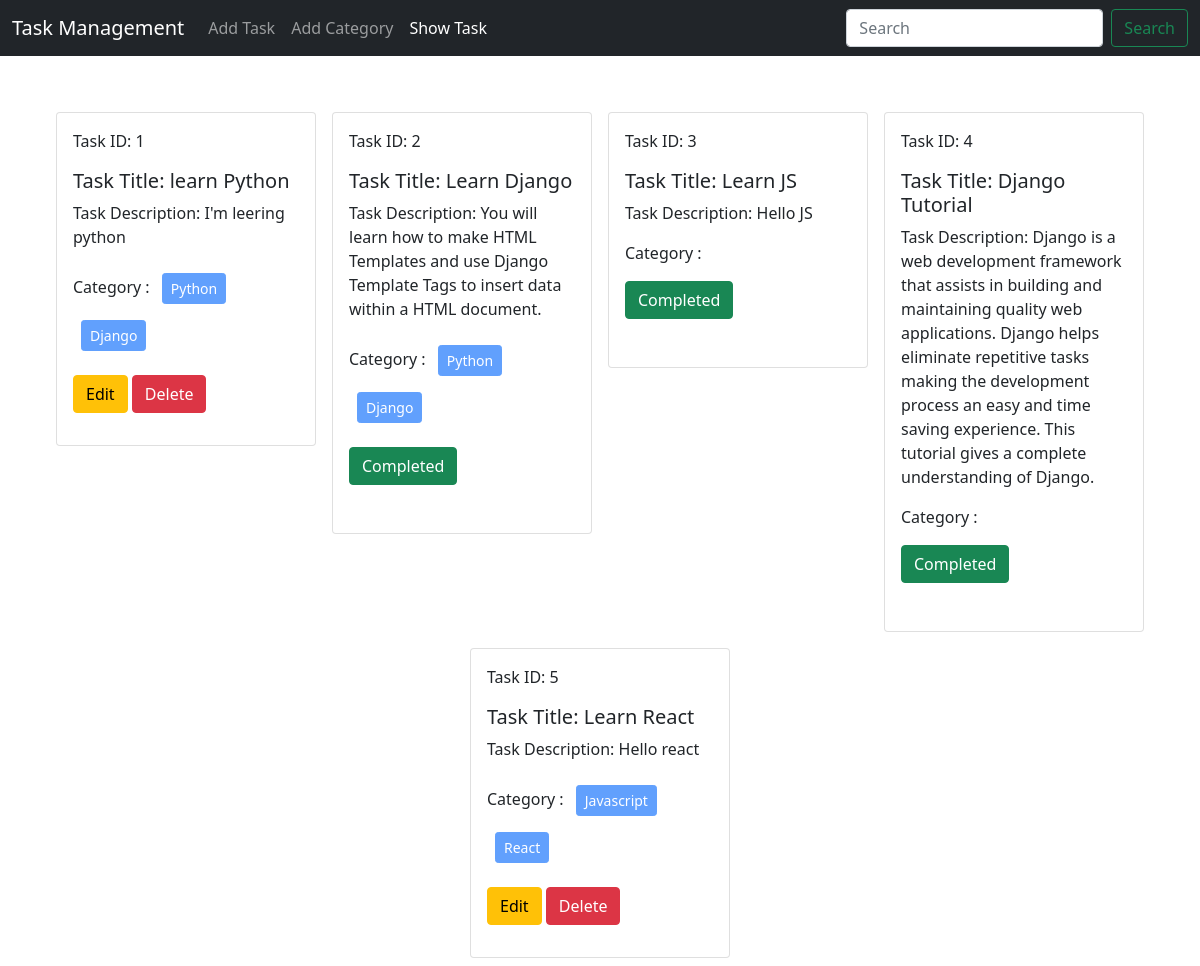
/show/, run on an earlier commit of the app's database.
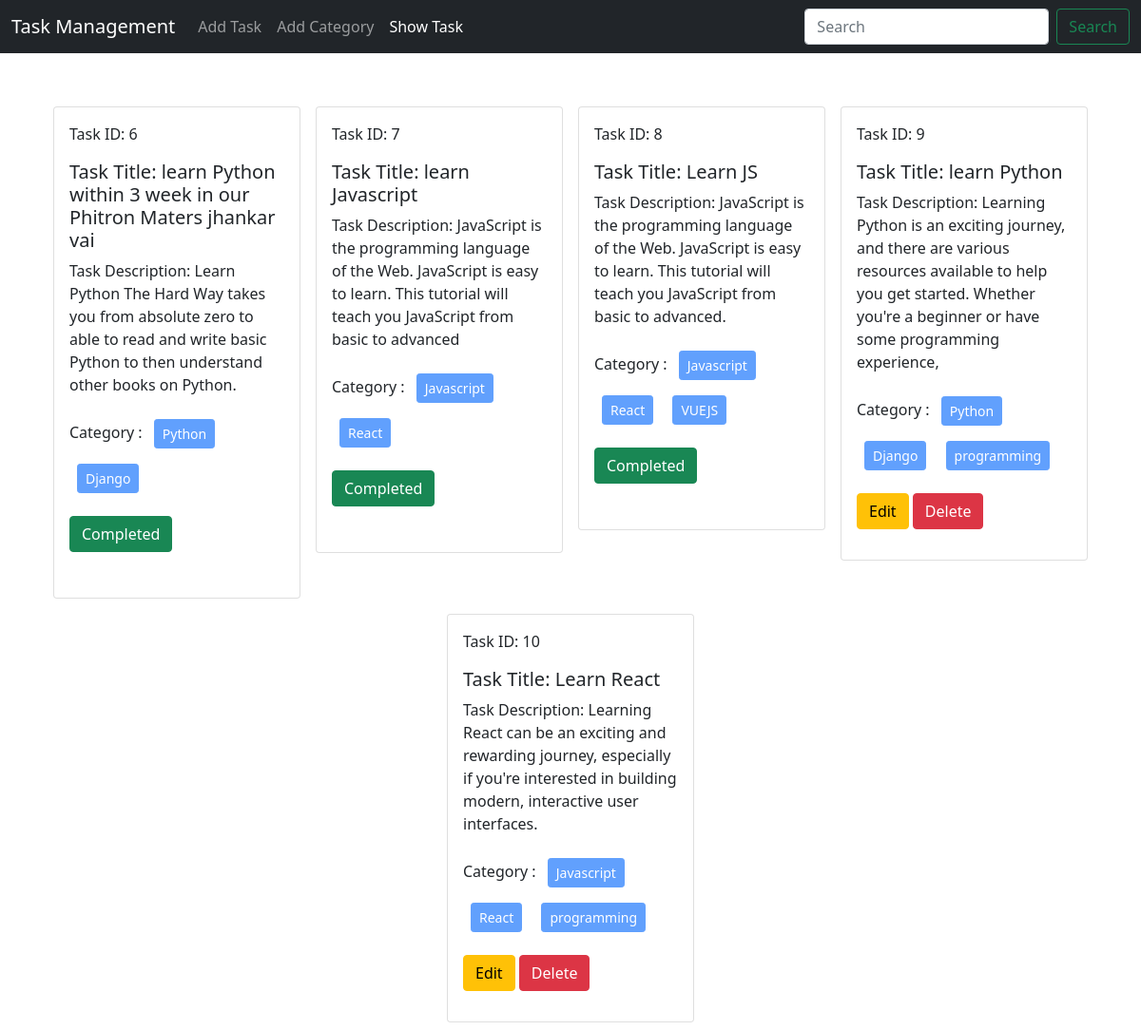
And on a later commit of the database.
### task/models.py (models this page shows)
class TaskModel(models.Model):
    taskTitle = models.CharField(max_length=200)
    taskDescription = models.TextField()
    category = models.ManyToManyField(TaskCategory)
    is_completed = models.BooleanField(default=False)
    taskAssignDate = models.DateField(auto_now_add=True)
    def __str__(self):
        return self.taskTitle

### category/models.py (models this page shows, shortened)
class TaskCategory(models.Model):
    name = models.CharField(max_length=255)

### task/views.py (the view)
# urls.py: path('show/', views.show_task, name='show_task'),
def show_task(request):
    data = TaskModel.objects.all()
    return render(request, 'show_task.html', {'data' : data})

### task/templates/show_task.html
{% extends 'base.html' %} {% block content %}
<div class="d-flex flex-wrap justify-content-center px-5 pt-5">
  {% for show in data %}
  <div class="col-sm-3">
    <div class="card m-2">
      <div class="card-body" >
          <p class="card-text">Task ID: {{show.id}}</p>
        <h5 class="card-title">Task Title: {{show.taskTitle}}</h5>
        <p class="card-text"><span class="font-weight-bold">Task Description:</span> {{show.taskDescription}}</p>
        <p>
          Category : {% for cat in show.category.all %}
          <button class="btn btn-primary btn-sm m-2" disabled >{{cat.name }} </button>
          {% endfor %}
        </p>
        <p>
            {% if show.is_completed %}
          <p class="btn btn-success">Completed</p>
        {% else %}
        <a href="{% url 'edit_task' show.id %}" class="btn btn-warning">Edit</a>
        <a href="{% url 'delete_task' show.id %}" class="btn btn-danger">Delete</a>
        {% endif %}
        </p>
      </div>
    </div>
  </div>
  {% endfor %}
</div>
{% endblock %}

### templates/base.html (shortened to what this page needs)
<!DOCTYPE html>
<html lang="en">
  <head>
    <link
      href="https://cdn.jsdelivr.net/npm/bootstrap@5.0.2/dist/css/bootstrap.min.css"
      rel="stylesheet"
    />
  </head>
  <body>
    <nav class="navbar navbar-expand-lg navbar-dark bg-dark">
      <div class="container-fluid">
        <a class="navbar-brand" href="{% url 'show_task' %}">Task Management</a>
        <div class="collapse navbar-collapse" id="navbarSupportedContent">
          <ul class="navbar-nav me-auto mb-2 mb-lg-0">
            <li class="nav-item">
              <a class="nav-link" href="{% url 'add_task' %}">Add Task</a>
            </li>
            <li class="nav-item">
              <a class="nav-link" href="{% url 'add_category' %}">Add Category</a>
            </li>
            <li class="nav-item">
                <a class="nav-link active" aria-current="page" href="{% url 'show_task' %}">Show Task</a>
              </li>
          </ul>
          <form class="d-flex">
            <input
              class="form-control me-2"
              type="search"
              placeholder="Search"
              aria-label="Search"
            />
            <button class="btn btn-outline-success" type="submit">
              Search
            </button>
          </form>
        </div>
      </div>
    </nav>
    {% block content %}
    {% endblock %}
  </body>
</html>

What changed in the data, as far as the page shows it:
removed TaskModel: id "1", taskTitle "learn Python", taskDescription "I'm leering python", is_completed "Edit", TaskCategory (name "Python"), TaskCategory (name "Django")
removed TaskModel: id "2", taskTitle "Learn Django", taskDescription "You will learn how to make HTML Templates and use Django Template Tags to insert data within a HTML document.", is_completed "Completed", TaskCategory (name "Python"), TaskCategory (name "Django")
removed TaskModel: id "3", taskTitle "Learn JS", taskDescription "Hello JS", is_completed "Completed"
removed TaskModel: id "4", taskTitle "Django Tutorial", taskDescription "Django is a web development framework that assists in building and maintaining quality web applications. Django helps eliminate repetitive tasks making the development process an easy and time saving experience. This tutorial gives a complete understanding of Django.", is_completed "Completed"
removed TaskModel: id "5", taskTitle "Learn React", taskDescription "Hello react", is_completed "Edit", TaskCategory (name "Javascript"), TaskCategory (name "React")
added TaskModel: id "6", taskTitle "learn Python within 3 week in our Phitron Maters jhankar vai", taskDescription "Learn Python The Hard Way takes you from absolute zero to able to read and write basic Python to then understand other books on Python.", is_completed "Completed", TaskCategory (name "Python"), TaskCategory (name "Django")
added TaskModel: id "7", taskTitle "learn Javascript", taskDescription "JavaScript is the programming language of the Web. JavaScript is easy to learn. This tutorial will teach you JavaScript from basic to advanced", is_completed "Completed", TaskCategory (name "Javascript"), TaskCategory (name "React")
added TaskModel: id "8", taskTitle "Learn JS", taskDescription "JavaScript is the programming language of the Web. JavaScript is easy to learn. This tutorial will teach you JavaScript from basic to advanced.", is_completed "Completed", TaskCategory (name "Javascript"), TaskCategory (name "React")
now on this page (row unchanged): TaskCategory: name "VUEJS", shown under "8"
added TaskModel: id "9", taskTitle "learn Python", taskDescription "Learning Python is an exciting journey, and there are various resources available to help you get started. Whether you're a beginner or have some programming experience,", is_completed "Edit", TaskCategory (name "Python"), TaskCategory (name "Django")
added TaskCategory: name "programming"
added TaskModel: id "10", taskTitle "Learn React", taskDescription "Learning React can be an exciting and rewarding journey, especially if you're interested in building modern, interactive user interfaces.", is_completed "Edit", TaskCategory (name "Javascript"), TaskCategory (name "React")
